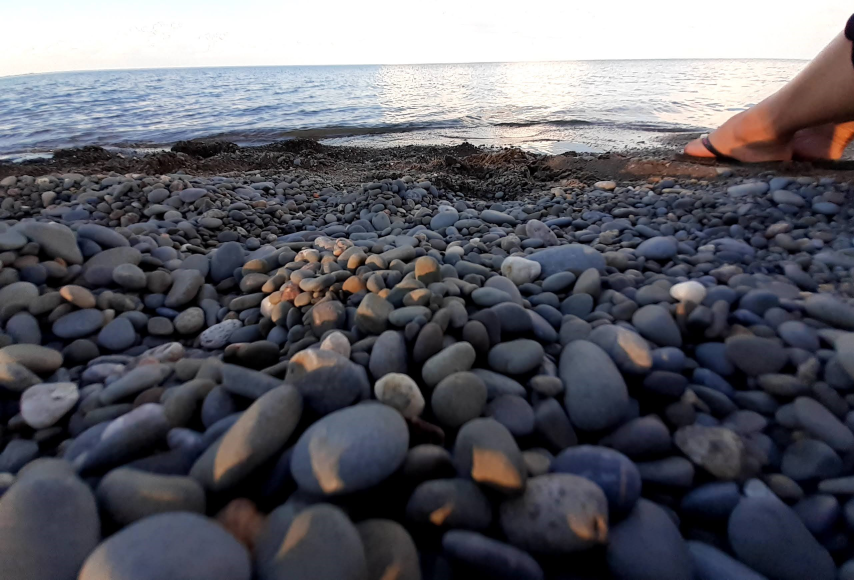
#> input picture First.jpg, 2562 x 1739 px (shown at 1/3 size)
$ jupyter execute ImageProcessing-2.ipynb   (shell and % lines are left out)   (older library calls are emulated)
#> lines starting #> are read from the running program, lines starting #| are printed output that depends on the picture; after the words box and inside, x2 and y2 are one past the last pixel; in counts of white or black regions, pixels touching at a corner belong together
### Initial Method of BackGround and Foreground Segmentation by separating them through grey scale

[cell 1]
from skimage.color import rgb2gray
import numpy as np
import cv2
import matplotlib.pyplot as plt
from scipy import ndimage
import os
os.chdir('..\Project')

#### Reading and displaying the image

[cell 2]
img = cv2.imread('First.jpg')
#> img is the input picture: shape (1739, 2562, 3); mean B, G, R 101.7, 94.1, 94
img.shape
img = cv2.resize(img, (550, 350))
#> img: shape (350, 550, 3)
plt.subplot(),plt.imshow(img,cmap = 'gray')
plt.title('Original Image'), plt.xticks([]), plt.yticks([])

[cell 3]
img2 = cv2.imread('Second.jpg')
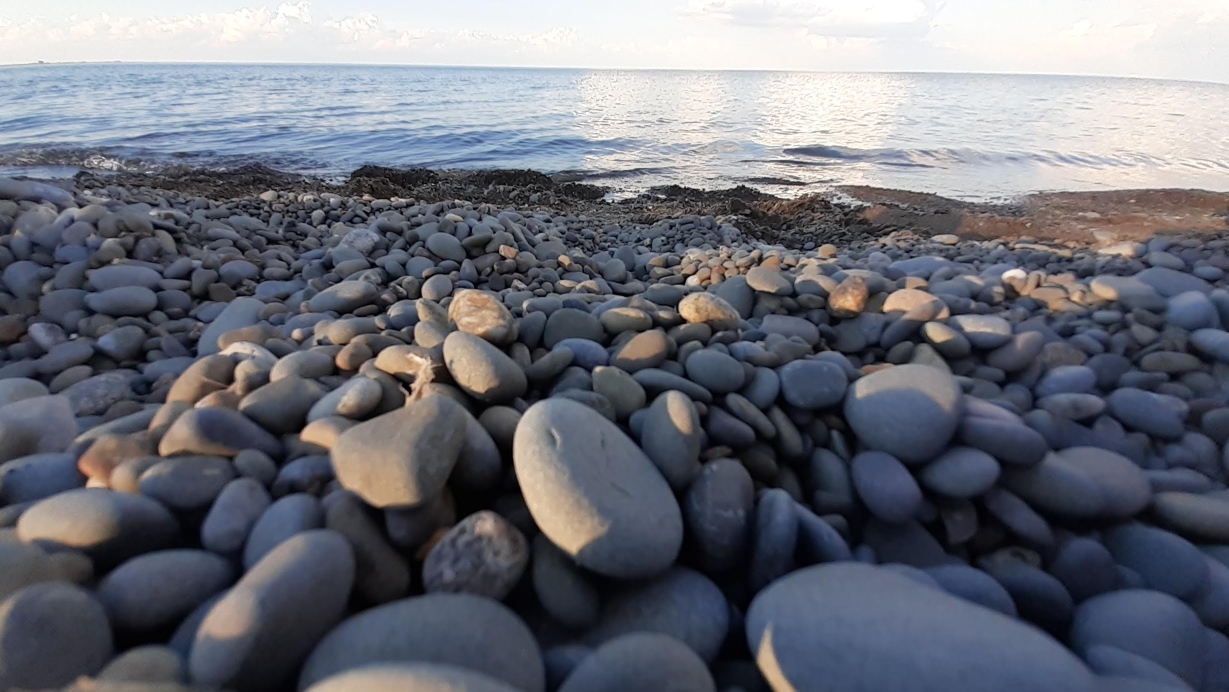
#> input picture Second.jpg, 2458 x 1383 px (shown at 1/2 size)
#> img2 is the input picture: shape (1383, 2458, 3); mean B, G, R 120.3, 111, 108.6
img2 = cv2.resize(img2, (550, 350))
#> img2: shape (350, 550, 3)
plt.subplot(),plt.imshow(img2,cmap = 'gray')
plt.title('Background Image'), plt.xticks([]), plt.yticks([])

#### Converting it to Grey Scale

[cell 4]
g_img = cv2.cvtColor(img, cv2.COLOR_BGR2GRAY)
plt.subplot(),plt.imshow(g_img,cmap = 'gray')
plt.title('Gray_Scale'), plt.xticks([]), plt.yticks([])

[cell 5]
img_2 = cv2.cvtColor(img2, cv2.COLOR_BGR2GRAY)
plt.subplot(),plt.imshow(img_2,cmap = 'gray')
plt.title('Gray_Scale-Second image'), plt.xticks([]), plt.yticks([])

#### Finding out the Shape (Pixels)

[cell 6]
height, width=img.shape[0:2]
#> height = 350; width = 550
print(height, width)
#| 350 550

#### Setting the threshold value for the image

[cell 7]
_, thresh = cv2.threshold(g_img, 127, 255, cv2.THRESH_BINARY_INV + cv2.THRESH_OTSU)
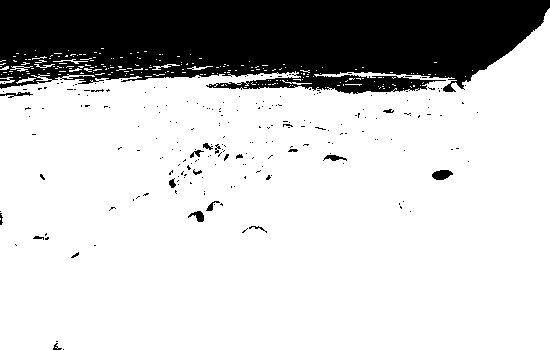
#> thresh: shape (350, 550); 77.7% white; 222 black regions (202 under 20 px)

[cell 8]
img_contours = cv2.findContours(thresh, cv2.RETR_TREE, cv2.CHAIN_APPROX_SIMPLE)[-2]
#> img_contours = 503 contours, 476 with area under 20; largest, box (x1, y1, x2, y2) and area: (0, 8, 550, 350) 148373, (431, 169, 454, 181) 176, (187, 210, 205, 223) 116, (323, 154, 348, 162) 103, (205, 200, 221, 212) 67

[cell 9]
img_contours = sorted(img_contours, key=cv2.contourArea)
for i in img_contours:
    if cv2.contourArea(i) > 100:
        break
#> this loop made 500 passes
#> i on passes 1 to 3: [[0, 218], [0, 219]], [[19, 93]], [[403, 88]]

#### Masking of the image

[cell 10]
mask = np.zeros(img.shape[:2], np.uint8)
cv2.drawContours(mask, [i], -1, 255, -1)
#> mask: shape (350, 550); 0.07% white; 1 white region, box (x1, y1, x2, y2) and area: (323, 154, 348, 162) 129

#### Bitwise Operations for adding

[cell 11]
new_img = cv2.bitwise_and(img, img2, mask=mask)

#### Result of operation

[cell 12]
plt.subplot(),plt.imshow(new_img,cmap = 'gray')
plt.title('BitWise Operation'), plt.xticks([]), plt.yticks([])

#### Edge detection through Canny Method

[cell 13]
edge_img=cv2.Canny(g_img,100,200)
#> edge_img: shape (350, 550); 14.4% white in thin lines or dots
plt.subplot(),plt.imshow(edge_img,cmap = 'gray')
plt.title('Canny Method'), plt.xticks([]), plt.yticks([])

#### Edge detection through Sobel Method

[cell 14]
sobelx = cv2.Sobel(g_img,cv2.CV_64F,1,0,ksize=7)
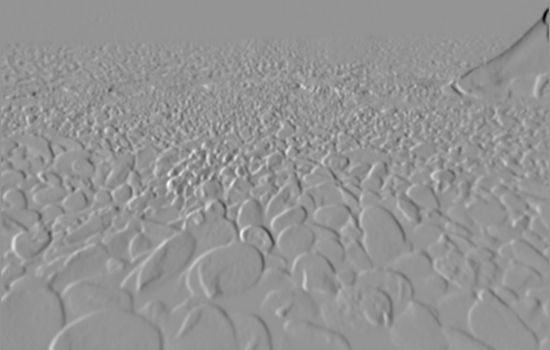
#> sobelx: shape (350, 550) float64; min -136494, max 98677, mean -177.9; drawn with min black and max white
sobely = cv2.Sobel(g_img,cv2.CV_64F,0,1,ksize=7)

[cell 15]
plt.subplot(),plt.imshow(sobelx,cmap = 'gray')
plt.title('Sobel X'), plt.xticks([]), plt.yticks([])

[cell 16]
plt.subplot(),plt.imshow(sobely,cmap = 'gray')
plt.title('Sobel Y'), plt.xticks([]), plt.yticks([])

#### Creating a Gaussian Blur

[cell 17]
bimg = cv2.GaussianBlur(g_img, (7,7), 0)
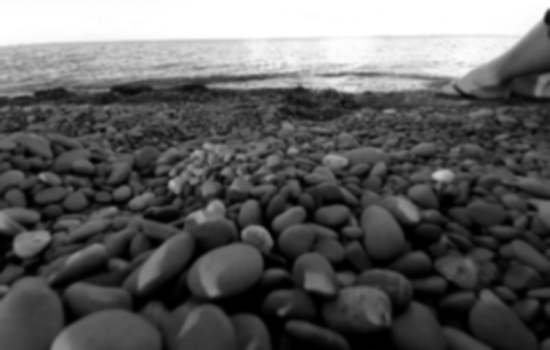
#> bimg: shape (350, 550); min 0, max 255, mean 94.8
plt.subplot(),plt.imshow(bimg,cmap = 'gray')
plt.title('Blurred Original Image'), plt.xticks([]), plt.yticks([])

[cell 18]
bimg2 =cv2.GaussianBlur(img_2,(7,7),0)
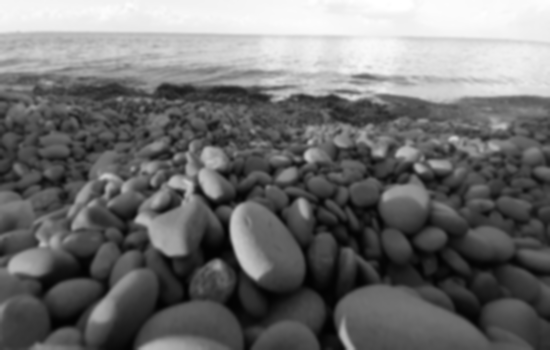
#> bimg2: shape (350, 550); min 2, max 255, mean 111.2
plt.subplot(),plt.imshow(bimg2,cmap = 'gray')
plt.title('Blurred Background Image'), plt.xticks([]), plt.yticks([])

#### Performing sobel after blurring also

[cell 19]
sobelx = cv2.Sobel(bimg,cv2.CV_64F,1,0,ksize=7)
sobely = cv2.Sobel(bimg2,cv2.CV_64F,0,1,ksize=7)
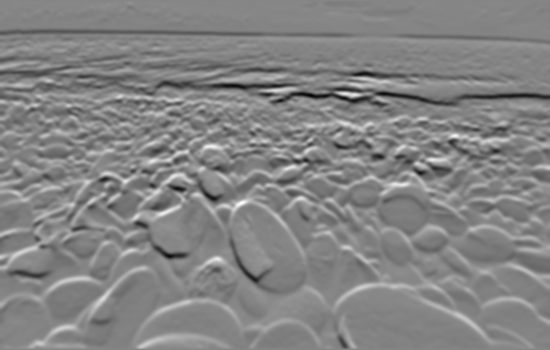
#> sobely: shape (350, 550) float64; min -67779, max 61212, mean -971.3; drawn with min black and max white

[cell 20]
cv2.imshow("Sobel X", sobelx)
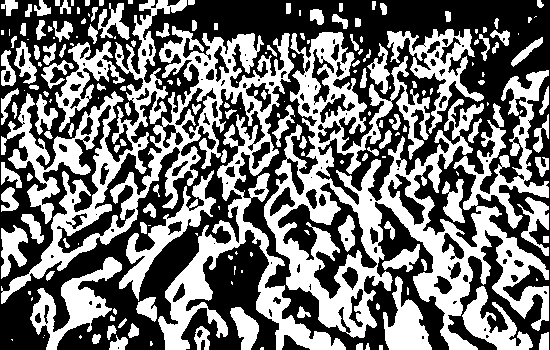
#> window 'Sobel X': shape (350, 550); 45.1% white; 190 white regions (64 under 20 px), largest, box (x1, y1, x2, y2) and area: (264, 32, 549, 350) 29747, (1, 0, 346, 350) 28191, (30, 257, 122, 350) 2845
cv2.waitKey(0)

[cell 21]
cv2.imshow("Sobel Y", sobely)
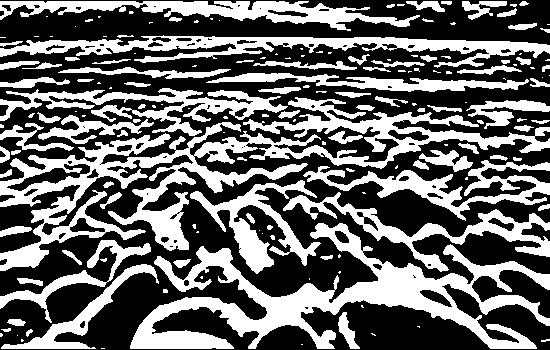
#> window 'Sobel Y': shape (350, 550); 40.5% white; 168 white regions (83 under 20 px), largest, box (x1, y1, x2, y2) and area: (0, 97, 550, 271) 18075, (130, 223, 550, 349) 15805, (0, 35, 550, 68) 6193
cv2.waitKey(0)

[cell 22]
plt.subplot(),plt.imshow(sobelx,cmap = 'gray')
plt.title('Sobel X'), plt.xticks([]), plt.yticks([])

[cell 23]
plt.subplot(),plt.imshow(sobely,cmap = 'gray')
plt.title('Sobel Y'), plt.xticks([]), plt.yticks([])

#### Canny() of Edge Detection

[cell 24]
edge_img = cv2.Canny(bimg,5,50)
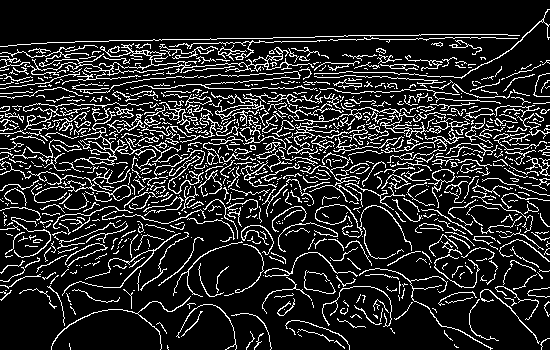
#> edge_img: shape (350, 550); 15.2% white in thin lines or dots
cv2.imshow("Detected Edges", edge_img)
plt.subplot(),plt.imshow(edge_img,cmap = 'gray')
plt.title('Canny_Method'), plt.xticks([]), plt.yticks([])

[cell 25]
#plt.imshow(edge_img, cmap = 'gray')

### Image subtraction

[cell 26]
img3=abs(bimg2-bimg)
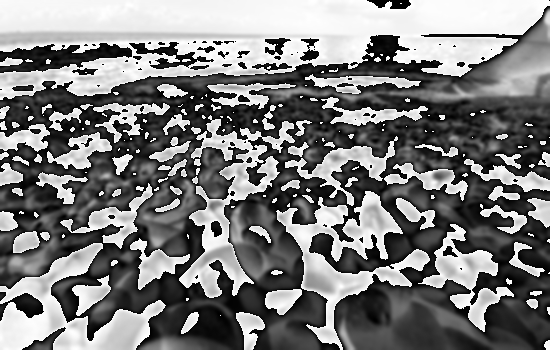
#> img3: shape (350, 550); min 0, max 255, mean 124.1
